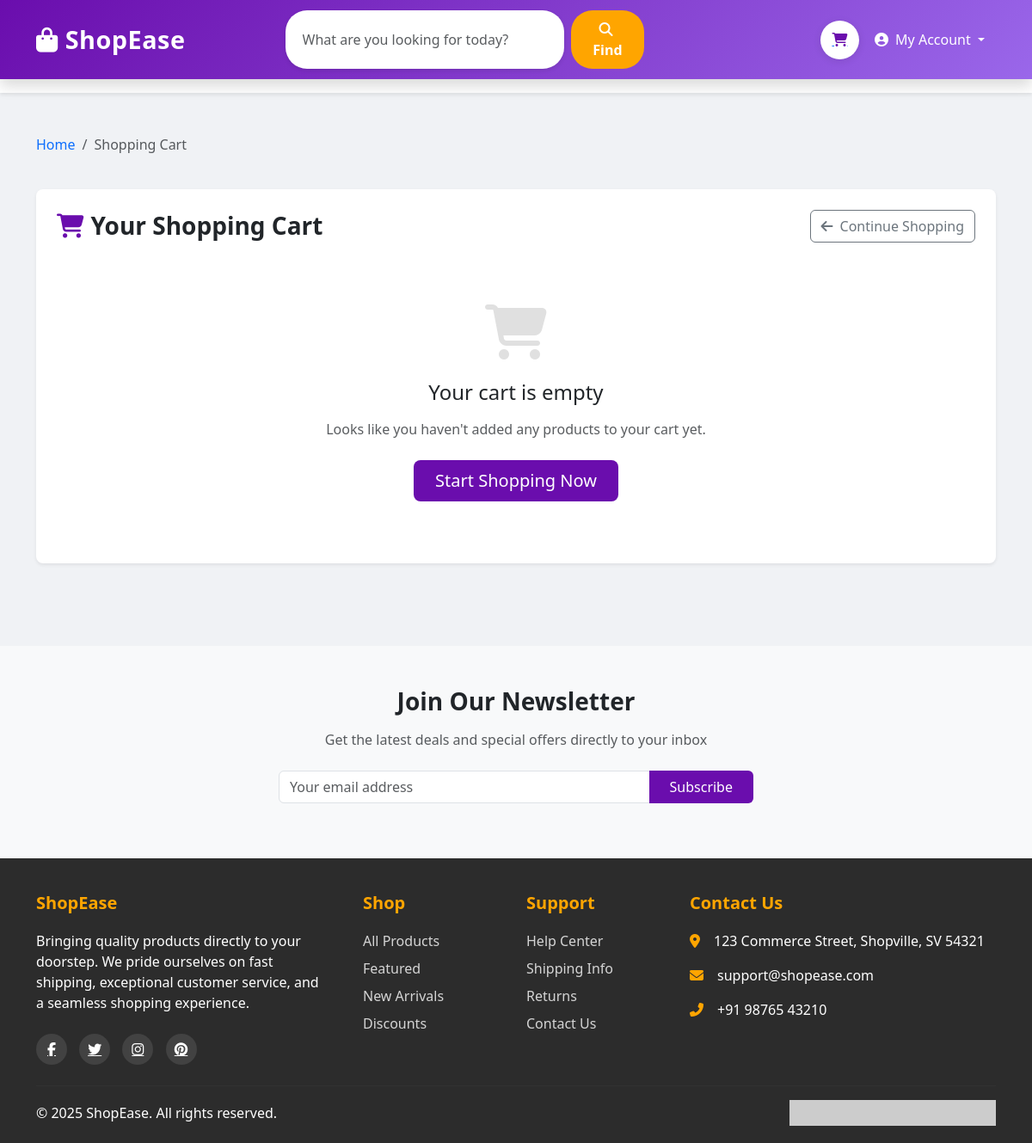
Page /cart/ (signed in) on the earlier database version.
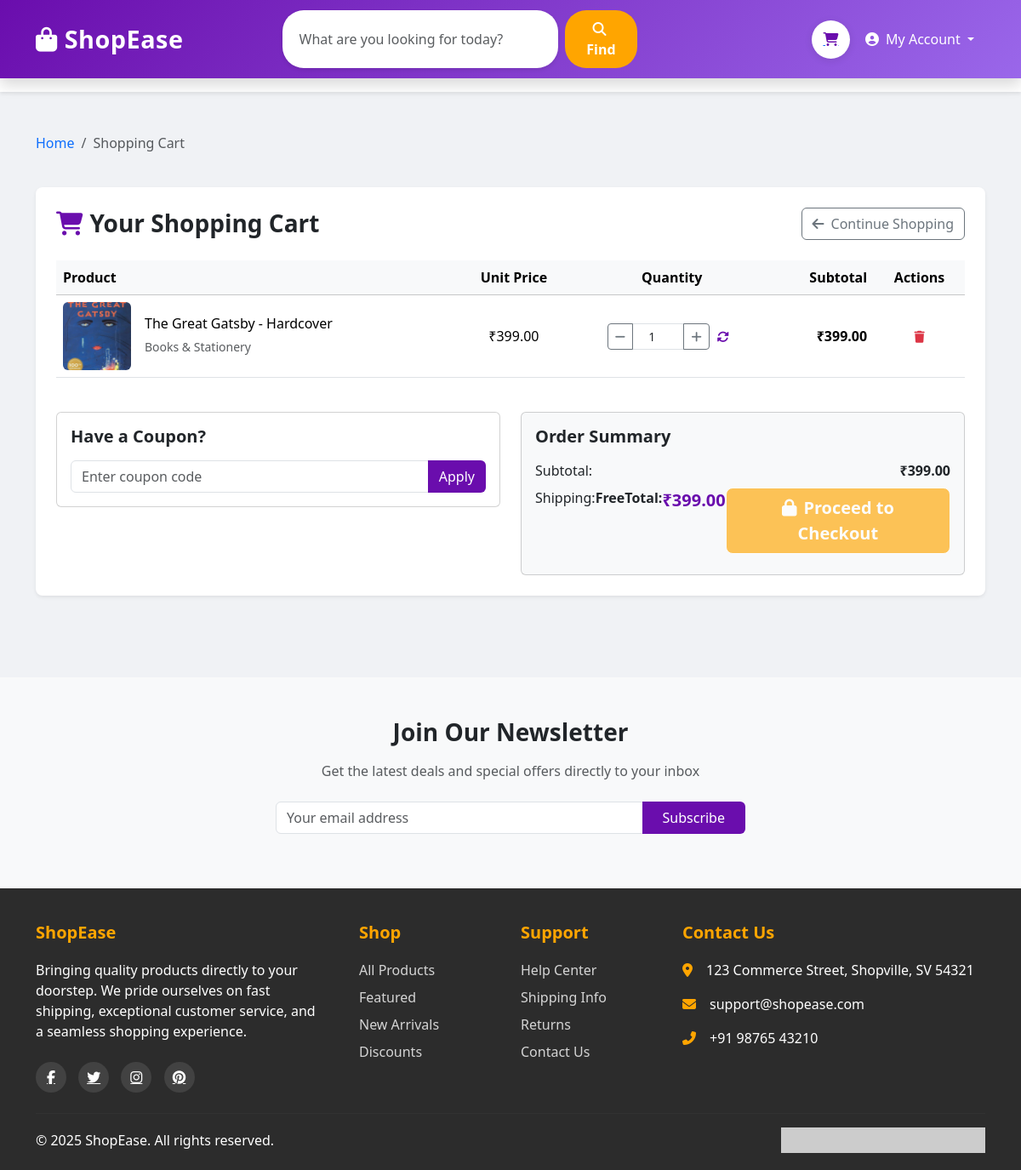
Same page on the later database version.
### product/models.py (models this page shows, shortened)
class CartItem(models.Model):
    cart = models.ForeignKey(Cart, on_delete=models.CASCADE)
    cart_item = models.ForeignKey(Product, on_delete=models.CASCADE)
    quantity = models.PositiveIntegerField(default=1)
    class Meta:
        unique_together = ('cart', 'cart_item')

class Product(models.Model):
    name = models.CharField(max_length=100)
    description = models.TextField()
    price = models.DecimalField(max_digits=10, decimal_places=2)
    stock = models.PositiveIntegerField()
    category = models.ForeignKey(Category, on_delete=models.CASCADE, related_name='products')
    image = models.ImageField(upload_to='product_images', blank=True, null=True)
    created_at = models.DateTimeField(auto_now_add=True)
    is_featured = models.BooleanField(default=False)  # New: For highlighting on home page
    class Meta:
        ordering = ['-created_at']

class Category(models.Model):
    name = models.CharField(max_length=100)
    description = models.TextField(blank=True)
    image = models.ImageField(upload_to='categories/',blank=True, null=True)
    class Meta:
        verbose_name_plural = "Categories"
        ordering = ['name']

### product/views.py (the view)
# urls.py: path('cart/', views.CartListView.as_view(), name='listcart'),
@method_decorator(login_required, name='dispatch')
class CartListView(View):
    def get(self, request):
        cart, _ = Cart.objects.get_or_create(user=request.user)
        items = cart.cartitem_set.select_related('cart_item')
        c_items = [(item, item.cart_item.price * item.quantity) for item in items]
        total = sum(subtotal for _, subtotal in c_items)
        return render(request, 'cart.html', {
            'c_items': c_items,
            'total': total,
        })

### product/templates/cart.html (shortened to what this page needs)
{% extends "base.html" %}
{% block content %}
  <div class="row mb-4">
    <div class="col-12">
      <nav aria-label="breadcrumb">
        <ol class="breadcrumb">
          <li class="breadcrumb-item"><a href="{% url 'home' %}" class="text-decoration-none">Home</a></li>
          <li class="breadcrumb-item active" aria-current="page">Shopping Cart</li>
        </ol>
      </nav>
    </div>
  </div>
  <div class="bg-white rounded-3 shadow-sm p-4 mb-5">
    <div class="d-flex justify-content-between align-items-center mb-4">
      <h3 class="fw-bold m-0">
        <i class="fas fa-shopping-cart me-2" style="color: var(--primary-color);"></i>Your Shopping Cart
      </h3>
      <a href="{% url 'home' %}" class="btn btn-outline-secondary">
        <i class="fas fa-arrow-left me-2"></i>Continue Shopping
      </a>
    </div>
    {% if c_items %}
      <div class="table-responsive mb-4">
        <table class="table align-middle">
          <thead class="table-light">
            <tr>
              <th scope="col" class="fw-bold">Product</th>
              <th scope="col" class="fw-bold text-center">Unit Price</th>
              <th scope="col" class="fw-bold text-center">Quantity</th>
              <th scope="col" class="fw-bold text-end">Subtotal</th>
              <th scope="col" class="fw-bold text-center">Actions</th>
            </tr>
          </thead>
          <tbody>
            {% for item, subtotal in c_items %}
              <tr>
                <td>
                  <div class="d-flex align-items-center">
                    <img src="{{ item.cart_item.image.url }}"
                         class="rounded me-3"
                         alt="{{ item.cart_item.name }}"
                         style="width: 80px; height: 80px; object-fit: cover;">
                    <div>
                      <h6 class="mb-1">{{ item.cart_item.name }}</h6>
                      <small class="text-muted">{{ item.cart_item.category.name }}</small>
                    </div>
                  </div>
                </td>
                <td class="text-center">₹{{ item.cart_item.price }}</td>
                <td>
                  <form method="post" action="{% url 'update_cart_item' pk=item.id %}" class="d-flex justify-content-center">
                    <div class="input-group" style="width: 120px;">
                      <button type="button" class="btn btn-outline-secondary btn-sm" onclick="decrementQuantity(this)">
                        <i class="fas fa-minus"></i>
                      </button>
                      <input type="number" name="quantity" value="{{ item.quantity }}"
                             min="1" max="{{ item.cart_item.stock }}"
                             class="form-control form-control-sm text-center">
                      <button type="button" class="btn btn-outline-secondary btn-sm" onclick="incrementQuantity(this)">
                        <i class="fas fa-plus"></i>
                      </button>
                    </div>
                    <button type="submit" class="btn btn-sm" style="color: var(--primary-color);" title="Update">
                      <i class="fas fa-sync-alt"></i>
                    </button>
                  </form>
                </td>
                <td class="text-end fw-bold">₹{{ total }}</td>
                <td class="text-center">
                  <a href="{% url 'delete_cart_item' pk=item.id %}" class="btn btn-sm text-danger" title="Remove">
                    <i class="fas fa-trash"></i>
                  </a>
                </td>
              </tr>
            {% endfor %}
          </tbody>
        </table>
      </div>
      <div class="row">
        <div class="col-md-6">
          <div class="card mb-4 mb-md-0">
            <div class="card-body">
              <h5 class="card-title fw-bold mb-3">Have a Coupon?</h5>
              <div class="input-group">
                <input type="text" class="form-control" placeholder="Enter coupon code">
                <button class="btn" type="button" style="background-color: var(--primary-color); color: white;">Apply</button>
              </div>
            </div>
          </div>
        </div>
        <div class="col-md-6">
          <div class="card bg-light">
            <div class="card-body">
              <h5 class="card-title fw-bold mb-3">Order Summary</h5>
              <div class="d-flex justify-content-between mb-2">
                <span>Subtotal:</span>
                <span class="fw-bold">₹{{ total }}</span>
              </div>
              <div class="d-flex justify-content-between mb-2">
                <span>Shipping:</span>
                <span class="fw-bold">Free</span>
              <div class="d-flex justify-content-between mb-3">
                <span class="fw-bold">Total:</span>
                <span class="fw-bold fs-5" style="color: var(--primary-color);">₹{{ total }}</span>
              </div>
              <form method="post" action="{% url 'order_from_cart' %}">
                <button type="submit" class="btn btn-lg w-100 disabled"
                        style="background-color: var(--accent-color); color: white; font-weight: 600;">
                  <i class="fas fa-lock me-2"></i>Proceed to Checkout
                </button>
              </form>
            </div>
          </div>
        </div>
      </div>
    {% else %}
      <div class="text-center py-5">
        <div class="mb-4">
          <i class="fas fa-shopping-cart fa-4x" style="color: #e0e0e0;"></i>
        </div>
        <h4 class="mb-3">Your cart is empty</h4>
        <p class="text-muted mb-4">Looks like you haven't added any products to your cart yet.</p>
        <a href="{% url 'home' %}" class="btn btn-lg px-4" style="background-color: var(--primary-color); color: white;">
          Start Shopping Now
        </a>
      </div>
    {% endif %}
  </div>
{% endblock %}

### product/templates/base.html (shortened to what this page needs)
{% load static %}
<!DOCTYPE html>
<html lang="en">
<head>
  <link href="https://cdn.jsdelivr.net/npm/bootstrap@5.3.2/dist/css/bootstrap.min.css" rel="stylesheet">
  <link rel="stylesheet" href="https://cdnjs.cloudflare.com/ajax/libs/font-awesome/6.4.2/css/all.min.css">
</head>
<body>
  <nav class="navbar navbar-expand-lg navbar-dark shadow sticky-top">
    <div class="container">
      <a class="navbar-brand" href="{% url 'home' %}">
        <i class="fas fa-shopping-bag me-2"></i>ShopEase
      </a>
      <div class="collapse navbar-collapse" id="navbarNav">
        <form class="d-flex mx-auto" style="width: 45%;">
          <input class="form-control search-box me-2" type="search" placeholder="What are you looking for today?" aria-label="Search">
          <button class="btn search-btn" type="submit">
            <i class="fas fa-search me-1"></i> Find
          </button>
        </form>
        <ul class="navbar-nav ms-auto align-items-center">
          <li class="nav-item">
            <a href="{% url 'listcart' %}" class="cart-btn position-relative">
              <i class="fa-solid fa-cart-shopping" style="color: var(--primary-color);"></i>
            </a>
          </li>
          {% if user.is_authenticated %}
            <li class="nav-item dropdown">
              <a class="nav-link dropdown-toggle text-white" href="#" role="button" data-bs-toggle="dropdown">
                <i class="fas fa-user-circle me-1"></i> My Account
              </a>
            </li>
          {% else %}
            <li class="nav-item">
              <a href="{% url 'login' %}" class="btn auth-btn btn-light ms-3">
                <i class="fas fa-sign-in-alt me-1"></i> Login
              </a>
            </li>
          {% endif %}
        </ul>
      </div>
    </div>
  </nav>
  <div class="bg-white shadow-sm py-2">
  </div>
  <div class="content-wrapper">
    <main class="container py-5">
      {% block content %}{% endblock %}
    </main>
  </div>
  <section class="py-5 bg-light">
    <div class="container">
      <div class="row justify-content-center">
        <div class="col-md-8 text-center">
          <h3 class="mb-3 fw-bold">Join Our Newsletter</h3>
          <p class="text-muted mb-4">Get the latest deals and special offers directly to your inbox</p>
          <div class="input-group mb-3 w-75 mx-auto">
            <input type="email" class="form-control" placeholder="Your email address" aria-label="Email address">
            <button class="btn btn-primary px-4" type="button" style="background-color: var(--primary-color); border: none;">Subscribe</button>
          </div>
        </div>
      </div>
    </div>
  </section>
  <footer>
    <div class="container">
      <div class="row g-4">
        <div class="col-lg-4 col-md-6">
          <h5 class="footer-heading">ShopEase</h5>
          <p class="mb-4 pe-3">Bringing quality products directly to your doorstep. We pride ourselves on fast shipping, exceptional customer service, and a seamless shopping experience.</p>
          <div class="social-icons">
            <a href="#"><i class="fab fa-facebook-f"></i></a>
            <a href="#"><i class="fab fa-twitter"></i></a>
            <a href="#"><i class="fab fa-instagram"></i></a>
            <a href="#"><i class="fab fa-pinterest"></i></a>
          </div>
        </div>
        <div class="col-lg-2 col-md-6">
          <h5 class="footer-heading">Shop</h5>
          <ul class="list-unstyled">
            <li><a href="#" class="footer-link">All Products</a></li>
            <li><a href="#" class="footer-link">Featured</a></li>
            <li><a href="#" class="footer-link">New Arrivals</a></li>
            <li><a href="#" class="footer-link">Discounts</a></li>
          </ul>
        </div>
        <div class="col-lg-2 col-md-6">
          <h5 class="footer-heading">Support</h5>
          <ul class="list-unstyled">
            <li><a href="#" class="footer-link">Help Center</a></li>
            <li><a href="#" class="footer-link">Shipping Info</a></li>
            <li><a href="#" class="footer-link">Returns</a></li>
            <li><a href="#" class="footer-link">Contact Us</a></li>
          </ul>
        </div>
        <div class="col-lg-4 col-md-6">
          <h5 class="footer-heading">Contact Us</h5>
          <ul class="list-unstyled">
            <li class="d-flex mb-3">
              <i class="fas fa-map-marker-alt me-3 mt-1" style="color: var(--accent-color);"></i>
              <span>123 Commerce Street, Shopville, SV 54321</span>
            </li>
            <li class="d-flex mb-3">
              <i class="fas fa-envelope me-3 mt-1" style="color: var(--accent-color);"></i>
              <span>support@shopease.com</span>
            </li>
            <li class="d-flex mb-3">
              <i class="fas fa-phone-alt me-3 mt-1" style="color: var(--accent-color);"></i>
              <span>+91 98765 43210</span>
            </li>
          </ul>
        </div>
      </div>
      <hr class="mt-4 mb-3" style="border-color: rgba(255,255,255,0.1);">
      <div class="row align-items-center">
        <div class="col-md-6 text-center text-md-start">
          <p class="mb-md-0">&copy; 2025 ShopEase. All rights reserved.</p>
        </div>
        <div class="col-md-6 text-center text-md-end">
          <img src="https://via.placeholder.com/240x30" alt="Payment methods" class="img-fluid" style="max-height: 30px;">
        </div>
      </div>
    </div>
  </footer>
</body>
</html>

### product/templates/base.html (style rules this page uses)
:root { --primary-color: #6A0DAD; --secondary-color: #9A67EA; --accent-color: #FFA500; --light-color: #F8F9FA; --dark-color: #2C2C2C; }
body { font-family: 'Segoe UI', Tahoma, Geneva, Verdana, sans-serif; background-color: #f0f2f5; }
.navbar { background: linear-gradient(135deg, var(--primary-color), var(--secondary-color)); padding: 12px 0; }
.navbar-brand { font-size: 1.8rem; font-weight: 700; letter-spacing: 0.5px; }
.nav-item { margin: 0 5px; }
.search-box { border-radius: 25px; border: none; padding: 10px 20px; box-shadow: 0 2px 5px rgba(0,0,0,0.1); }
.search-btn { border-radius: 25px; padding: 10px 20px; background-color: var(--accent-color); border: none; color: white; font-weight: 600; }
.cart-btn { background-color: white; border-radius: 50%; width: 45px; height: 45px; display: flex; align-items: center; justify-content: center; box-shadow: 0 2px 10px rgba(0,0,0,0.1); transition: all 0.3s; }
.content-wrapper { min-height: calc(100vh - 300px); }
footer { background-color: var(--dark-color); color: white; padding: 40px 0 20px; }
.footer-heading { font-weight: 700; margin-bottom: 20px; color: var(--accent-color); }
.footer-link { color: #ffffffcc; text-decoration: none; transition: color 0.3s; display: block; margin-bottom: 8px; }
.social-icons a { display: inline-flex; align-items: center; justify-content: center; width: 36px; height: 36px; border-radius: 50%; background-color: rgba(255,255,255,0.1); color: white; margin-right: 10px; transition: all 0.3s; }

Differences in the rows shown:
added CartItem: cart_item.image (picture), cart_item.name "The Great Gatsby - Hardcover", cart_item.category.name "Books & Stationery", cart_item.price "399.00", quantity "1", total "399.00"
Other differences:
{{ total }}: (not shown) → "399.00"
text no longer shown: "Your cart is empty Looks like you haven't added any products to your cart yet. Start Shopping Now"
text now shown: "Product Unit Price Quantity Subtotal Actions Have a Coupon? Apply Order Summary Subtotal: ₹ Shipping: Free Total: ₹ Proceed to Checkout"
